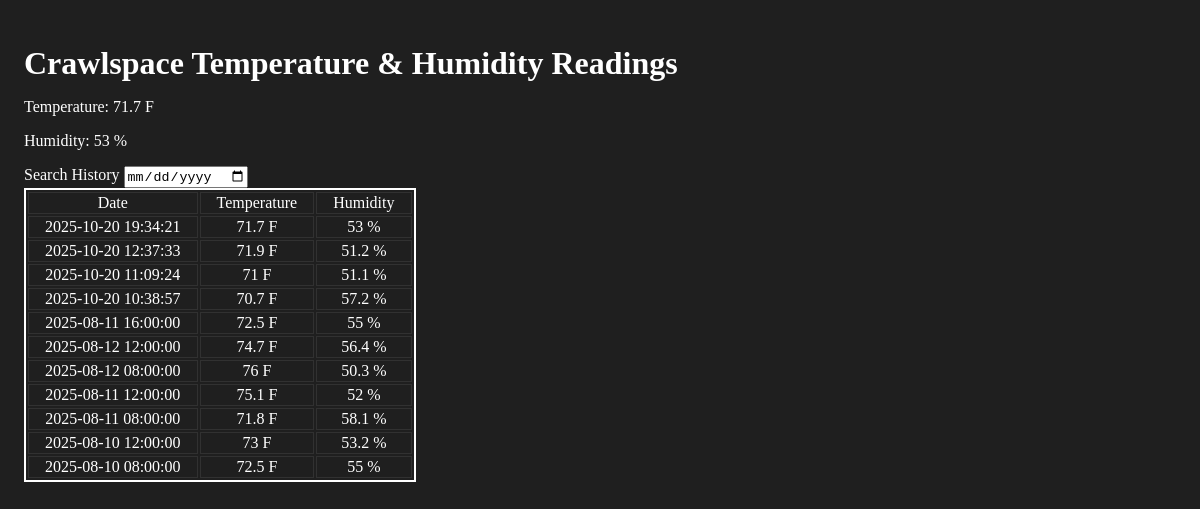
The page / on the database its author committed.
### tables this page shows
CREATE TABLE "bme_readings" (
  id INTEGER PRIMARY KEY AUTOINCREMENT,
  temperature NUMERIC,
  humidity NUMERIC,
  timestamp TEXT,   -- ISO8601: "YYYY-MM-DD HH:MM:SS"
  device TEXT
);

### app.py (the view)
@app.route("/")
def web_app():
    cur = get_db().cursor()
    raw_date = request.args.get("date")
    valid_date = None
    if raw_date:
        try:
            datetime.strptime(raw_date, "%Y-%m-%d")
            valid_date = raw_date
        except ValueError:
            valid_date = None  # fall back to all
    if valid_date:
        history = cur.execute(SEARCH_QUERY, (valid_date,)).fetchall()  # search by date
    else:
        history = cur.execute(ALL_QUERY).fetchall() # show all
    latest = cur.execute(LATEST_QUERY).fetchone()
    if latest is None:
        latest = {"temperature": "N/A", "humidity": "N/A", "timestamp": "N/A"}
    history_for_chart = list(reversed(history))
    chart_labels = [row["timestamp"] for row in history_for_chart]      # ISO strings → Plotly time axis
    chart_temperature = [row["temperature"] for row in history_for_chart]
    chart_humidity = [row["humidity"] for row in history_for_chart]
    return render_template(
        "index.html",
        history=history,  # rows include timestamp/temperature/humidity
        latest=latest,
        chart_labels=chart_labels,
        chart_temperature=chart_temperature,
        chart_humidity=chart_humidity,
    )

### app.py (called while the page is built)
def get_db():
    db = getattr(g, "_database", None)
    if db is None:
        db = g._database = sqlite3.connect(DATABASE)
        db.row_factory = sqlite3.Row
    return db

@app.teardown_appcontext
def close_connection(exception):
    db = getattr(g, "_database", None)
    if db is not None:
        db.close()

### templates/index.html (shortened to what this page needs)
<!DOCTYPE html>
<html lang="en">
	<head>
		<link rel="stylesheet" href="{{ url_for('static', filename='style.css') }}"></link>
	</head>
	<body>
		<h1>Crawlspace Temperature & Humidity Readings</h1>
		<div>
			<p>Temperature: <span>{{ latest.temperature }} F</span></p>
			<p>Humidity: <span>{{ latest.humidity }} %</span></p>
		</div>
		<form id="search-form" method="GET" action="/" >
			<label for="date">Search History</label>
			<input id="date" type="date" name="date" />
		</form>
		<table>
			<thead>
				<tr>
					<th>Date</th>
					<th>Temperature</th>
					<th>Humidity</th>
				</tr>
			</thead>
			<tbody>
				{% for date, temp, hum in history %}
				<tr>
					<th>
						{{ date }}
					</th>
					<td>
						{{ temp }} F
					</td>
					<td>
						{{ hum }} %
					</td>
				</tr>
				{% endfor %}
			</tbody>
		</table>
	</body>
</html>

### static/style.css (style rules this page uses)
body { background: #1f1f1f; color: #fff; padding: 1rem; }
h1 { margin-bottom: 1rem; }
table { border: 2px solid #ffffff; }
th, td { font-weight: normal; padding-inline: 1rem; border: 1px solid #313131; text-align: center; }

### rows shown on the page
bme_readings: temperature "71.7", humidity "53", timestamp "2025-10-20 19:34:21"
bme_readings: timestamp "2025-10-20 12:37:33", temperature "71.9", humidity "51.2"
bme_readings: timestamp "2025-10-20 11:09:24", temperature "71", humidity "51.1"
bme_readings: timestamp "2025-10-20 10:38:57", temperature "70.7", humidity "57.2"
bme_readings: timestamp "2025-08-11 16:00:00", temperature "72.5", humidity "55"
bme_readings: timestamp "2025-08-12 12:00:00", temperature "74.7", humidity "56.4"
bme_readings: timestamp "2025-08-12 08:00:00", temperature "76", humidity "50.3"
bme_readings: timestamp "2025-08-11 12:00:00", temperature "75.1", humidity "52"
bme_readings: timestamp "2025-08-11 08:00:00", temperature "71.8", humidity "58.1"
bme_readings: timestamp "2025-08-10 12:00:00", temperature "73", humidity "53.2"
bme_readings: timestamp "2025-08-10 08:00:00", temperature "72.5", humidity "55"
